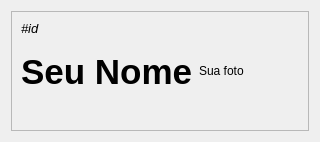
<?xml version="1.0" encoding="UTF-8"?>
<ui version="4.0">
 <class>Form</class>
 <widget class="QWidget" name="Form">
  <property name="geometry">
   <rect>
    <x>0</x>
    <y>0</y>
    <width>310</width>
    <height>138</height>
   </rect>
  </property>
  <property name="windowTitle">
   <string>Form</string>
  </property>
  <property name="styleSheet">
   <string notr="true"/>
  </property>
  <layout class="QHBoxLayout" name="horizontalLayout_2">
   <item>
    <widget class="QFrame" name="frame">
     <property name="styleSheet">
      <string notr="true"/>
     </property>
     <property name="frameShape">
      <enum>QFrame::StyledPanel</enum>
     </property>
     <property name="frameShadow">
      <enum>QFrame::Plain</enum>
     </property>
     <property name="lineWidth">
      <number>2</number>
     </property>
     <property name="midLineWidth">
      <number>0</number>
     </property>
     <layout class="QHBoxLayout" name="horizontalLayout_3">
      <item>
       <layout class="QVBoxLayout" name="verticalLayout">
        <item>
         <widget class="QLabel" name="id_label">
          <property name="sizePolicy">
           <sizepolicy hsizetype="Preferred" vsizetype="Fixed">
            <horstretch>0</horstretch>
            <verstretch>0</verstretch>
           </sizepolicy>
          </property>
          <property name="font">
           <font>
            <pointsize>10</pointsize>
            <italic>true</italic>
            <bold>false</bold>
           </font>
          </property>
          <property name="text">
           <string>#id</string>
          </property>
         </widget>
        </item>
        <item>
         <widget class="QLabel" name="nome_label">
          <property name="font">
           <font>
            <pointsize>26</pointsize>
            <bold>true</bold>
           </font>
          </property>
          <property name="text">
           <string>Seu Nome</string>
          </property>
         </widget>
        </item>
        <item>
         <layout class="QHBoxLayout" name="horizontalLayout">
          <item>
           <layout class="QHBoxLayout" name="type_layout"/>
          </item>
          <item>
           <spacer name="horizontalSpacer">
            <property name="orientation">
             <enum>Qt::Horizontal</enum>
            </property>
            <property name="sizeHint" stdset="0">
             <size>
              <width>40</width>
              <height>20</height>
             </size>
            </property>
           </spacer>
          </item>
         </layout>
        </item>
       </layout>
      </item>
      <item>
       <widget class="QLabel" name="img_label">
        <property name="minimumSize">
         <size>
          <width>100</width>
          <height>100</height>
         </size>
        </property>
        <property name="maximumSize">
         <size>
          <width>100</width>
          <height>100</height>
         </size>
        </property>
        <property name="frameShape">
         <enum>QFrame::NoFrame</enum>
        </property>
        <property name="text">
         <string>Sua foto</string>
        </property>
        <property name="scaledContents">
         <bool>true</bool>
        </property>
       </widget>
      </item>
     </layout>
    </widget>
   </item>
  </layout>
 </widget>
 <resources/>
 <connections/>
</ui>
